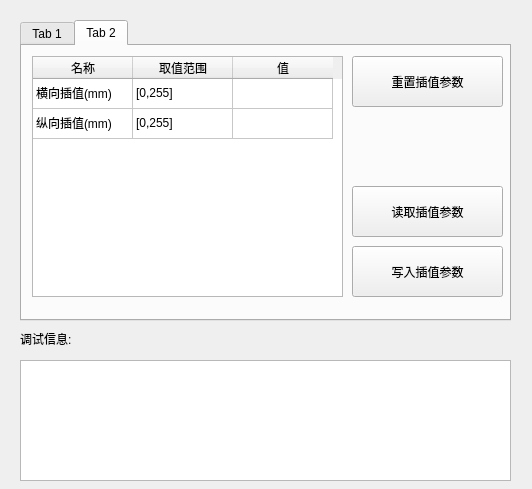
<?xml version="1.0" encoding="UTF-8"?>
<ui version="4.0">
 <class>leaser_paramsetingdlg</class>
 <widget class="QDialog" name="leaser_paramsetingdlg">
  <property name="geometry">
   <rect>
    <x>0</x>
    <y>0</y>
    <width>532</width>
    <height>489</height>
   </rect>
  </property>
  <property name="windowTitle">
   <string>Dialog</string>
  </property>
  <widget class="QTabWidget" name="tabWidget">
   <property name="geometry">
    <rect>
     <x>20</x>
     <y>20</y>
     <width>491</width>
     <height>301</height>
    </rect>
   </property>
   <property name="currentIndex">
    <number>1</number>
   </property>
   <widget class="QWidget" name="tab">
    <attribute name="title">
     <string>Tab 1</string>
    </attribute>
    <widget class="QTableWidget" name="tab1tableWidget">
     <property name="geometry">
      <rect>
       <x>10</x>
       <y>10</y>
       <width>311</width>
       <height>241</height>
      </rect>
     </property>
     <attribute name="verticalHeaderVisible">
      <bool>false</bool>
     </attribute>
     <row>
      <property name="text">
       <string>1</string>
      </property>
     </row>
     <row>
      <property name="text">
       <string>2</string>
      </property>
     </row>
     <row>
      <property name="text">
       <string>3</string>
      </property>
     </row>
     <row>
      <property name="text">
       <string>4</string>
      </property>
     </row>
     <row>
      <property name="text">
       <string>5</string>
      </property>
     </row>
     <row>
      <property name="text">
       <string>6</string>
      </property>
     </row>
     <row>
      <property name="text">
       <string>7</string>
      </property>
     </row>
     <column>
      <property name="text">
       <string>名称</string>
      </property>
     </column>
     <column>
      <property name="text">
       <string>取值范围</string>
      </property>
     </column>
     <column>
      <property name="text">
       <string>值</string>
      </property>
     </column>
     <item row="0" column="0">
      <property name="text">
       <string>二值化阈值</string>
      </property>
     </item>
     <item row="0" column="1">
      <property name="text">
       <string>[0,255]</string>
      </property>
     </item>
     <item row="0" column="2">
      <property name="text">
       <string/>
      </property>
     </item>
     <item row="1" column="0">
      <property name="text">
       <string>细化阈值</string>
      </property>
     </item>
     <item row="1" column="1">
      <property name="text">
       <string>[0,255]</string>
      </property>
     </item>
     <item row="1" column="2">
      <property name="text">
       <string/>
      </property>
     </item>
     <item row="2" column="0">
      <property name="text">
       <string>宽度连通距离</string>
      </property>
     </item>
     <item row="2" column="1">
      <property name="text">
       <string>[0,255]</string>
      </property>
     </item>
     <item row="2" column="2">
      <property name="text">
       <string/>
      </property>
     </item>
     <item row="3" column="0">
      <property name="text">
       <string>高度连通距离</string>
      </property>
     </item>
     <item row="3" column="1">
      <property name="text">
       <string>[0,255]</string>
      </property>
     </item>
     <item row="3" column="2">
      <property name="text">
       <string/>
      </property>
     </item>
     <item row="4" column="0">
      <property name="text">
       <string>滤波距离</string>
      </property>
     </item>
     <item row="4" column="1">
      <property name="text">
       <string>[0,255]</string>
      </property>
     </item>
     <item row="4" column="2">
      <property name="text">
       <string/>
      </property>
     </item>
     <item row="5" column="0">
      <property name="text">
       <string>激光宽度限制</string>
      </property>
     </item>
     <item row="5" column="1">
      <property name="text">
       <string>[0,255]</string>
      </property>
     </item>
     <item row="5" column="2">
      <property name="text">
       <string/>
      </property>
     </item>
     <item row="6" column="0">
      <property name="text">
       <string>激光对比度</string>
      </property>
     </item>
     <item row="6" column="1">
      <property name="text">
       <string>[0,255]</string>
      </property>
     </item>
     <item row="6" column="2">
      <property name="text">
       <string/>
      </property>
     </item>
    </widget>
    <widget class="QPushButton" name="readTab1Btn">
     <property name="geometry">
      <rect>
       <x>330</x>
       <y>140</y>
       <width>151</width>
       <height>51</height>
      </rect>
     </property>
     <property name="text">
      <string>读取相机参数</string>
     </property>
    </widget>
    <widget class="QPushButton" name="writeTab1Btn">
     <property name="geometry">
      <rect>
       <x>330</x>
       <y>200</y>
       <width>151</width>
       <height>51</height>
      </rect>
     </property>
     <property name="text">
      <string>写入相机参数</string>
     </property>
    </widget>
    <widget class="QPushButton" name="initTab1Btn">
     <property name="geometry">
      <rect>
       <x>330</x>
       <y>10</y>
       <width>151</width>
       <height>51</height>
      </rect>
     </property>
     <property name="text">
      <string>重置相机参数</string>
     </property>
    </widget>
   </widget>
   <widget class="QWidget" name="tab_2">
    <attribute name="title">
     <string>Tab 2</string>
    </attribute>
    <widget class="QTableWidget" name="tab2tableWidget">
     <property name="geometry">
      <rect>
       <x>10</x>
       <y>10</y>
       <width>311</width>
       <height>241</height>
      </rect>
     </property>
     <attribute name="verticalHeaderVisible">
      <bool>false</bool>
     </attribute>
     <row>
      <property name="text">
       <string>1</string>
      </property>
     </row>
     <row>
      <property name="text">
       <string>2</string>
      </property>
     </row>
     <column>
      <property name="text">
       <string>名称</string>
      </property>
     </column>
     <column>
      <property name="text">
       <string>取值范围</string>
      </property>
     </column>
     <column>
      <property name="text">
       <string>值</string>
      </property>
     </column>
     <item row="0" column="0">
      <property name="text">
       <string>横向插值(mm)</string>
      </property>
     </item>
     <item row="0" column="1">
      <property name="text">
       <string>[0,255]</string>
      </property>
     </item>
     <item row="0" column="2">
      <property name="text">
       <string/>
      </property>
     </item>
     <item row="1" column="0">
      <property name="text">
       <string>纵向插值(mm)</string>
      </property>
     </item>
     <item row="1" column="1">
      <property name="text">
       <string>[0,255]</string>
      </property>
     </item>
     <item row="1" column="2">
      <property name="text">
       <string/>
      </property>
     </item>
    </widget>
    <widget class="QPushButton" name="initTab2Btn">
     <property name="geometry">
      <rect>
       <x>330</x>
       <y>10</y>
       <width>151</width>
       <height>51</height>
      </rect>
     </property>
     <property name="text">
      <string>重置插值参数</string>
     </property>
    </widget>
    <widget class="QPushButton" name="writeTab2Btn">
     <property name="geometry">
      <rect>
       <x>330</x>
       <y>200</y>
       <width>151</width>
       <height>51</height>
      </rect>
     </property>
     <property name="text">
      <string>写入插值参数</string>
     </property>
    </widget>
    <widget class="QPushButton" name="readTab2Btn">
     <property name="geometry">
      <rect>
       <x>330</x>
       <y>140</y>
       <width>151</width>
       <height>51</height>
      </rect>
     </property>
     <property name="text">
      <string>读取插值参数</string>
     </property>
    </widget>
   </widget>
  </widget>
  <widget class="QTextBrowser" name="record">
   <property name="geometry">
    <rect>
     <x>20</x>
     <y>360</y>
     <width>491</width>
     <height>121</height>
    </rect>
   </property>
  </widget>
  <widget class="QLabel" name="label">
   <property name="geometry">
    <rect>
     <x>20</x>
     <y>330</y>
     <width>67</width>
     <height>17</height>
    </rect>
   </property>
   <property name="text">
    <string>调试信息:</string>
   </property>
  </widget>
 </widget>
 <resources/>
 <connections/>
</ui>
